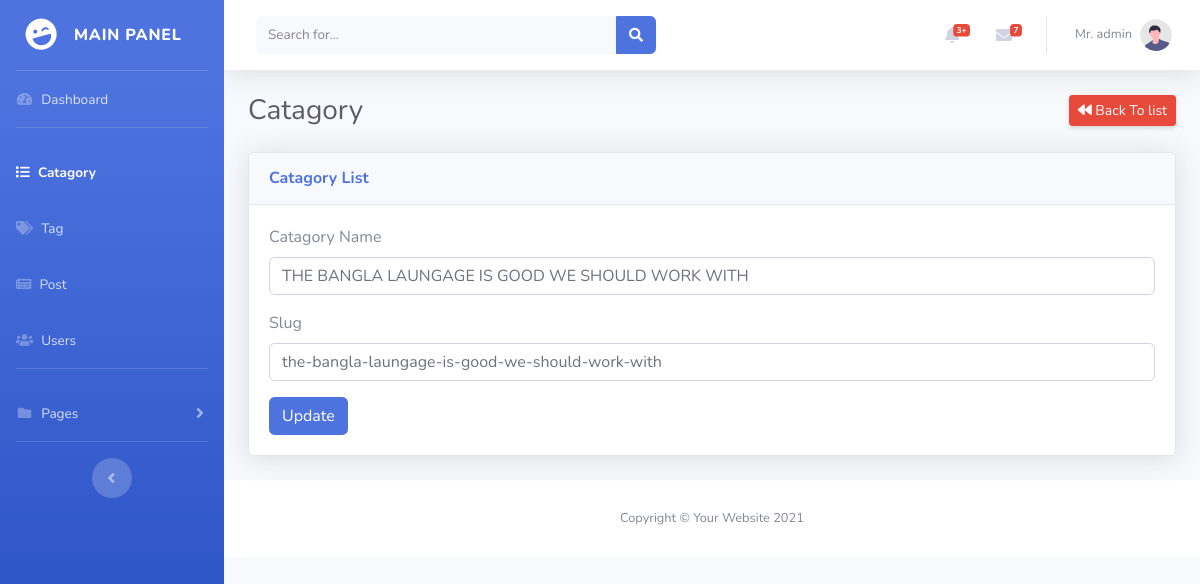
The page /admin/catagoryEdit.php?id=1 (signed in) on the database as committed earlier.
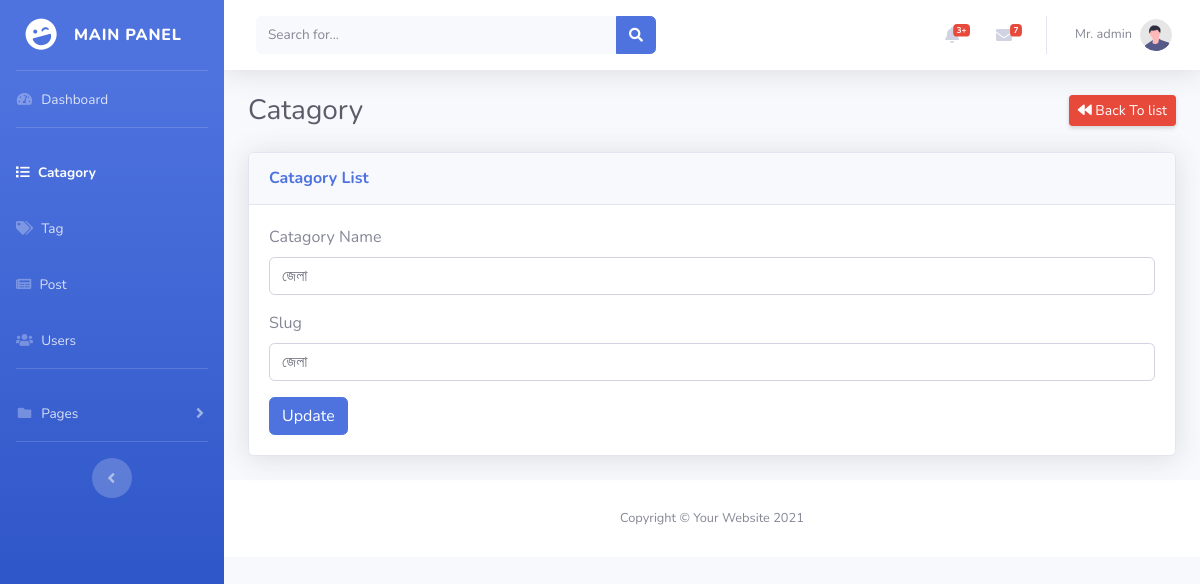
The same page on the database as committed later.
### tables this page shows
CREATE TABLE `catagory` (
  `id` bigint NOT NULL,
  `name` varchar(255) NOT NULL,
  `slug` varchar(255) NOT NULL
);

### admin/catagoryEdit.php (the view, shortened to what this page needs)
<?php
include "layout/head.php";
if (isset($_GET['id']) && !empty($_GET['id'])) {
    $id = trim($_GET['id']);
    $sql = "SELECT * FROM catagory WHERE id=:id";
    $stmp = $conn->prepare($sql);
    $stmp->bindparam(':id', $id, PDO::PARAM_INT);
    $stmp->execute();
    $result = $stmp->fetch(PDO::FETCH_OBJ);
}
?>
<div id="wrapper">
    <?php include "layout/sidebard.php"; ?>
    <div id="content-wrapper" class="d-flex flex-column">
        <div id="content">
            <?php include "layout/topbar.php"; ?>
            <div class="container-fluid">
                <div class="d-sm-flex align-items-center justify-content-between mb-4">
                    <h1 class="h3 mb-0 text-gray-800">Catagory</h1>
                    <a href="catagory.php" class="d-none d-sm-inline-block btn btn-sm btn-danger shadow-sm">
                        <i class="fas fa-backward text-white"></i> Back To list</a>
                </div>
                <div class="card shadow mb-4">
                    <div class="card-header py-3">
                        <h6 class="m-0 font-weight-bold text-primary">Catagory List</h6>
                    </div>
                    <div class="card-body">
                        <form action="<?php echo htmlspecialchars($_SERVER['PHP_SELF']) ?>" method="post">
                            <div class="form-group">
                                <label for="catagory_name">Catagory Name</label>
                                <input type="text" name="catagory_name" value="<?php echo $result->name ??'';?>" class="form-control" id="catagory_name">
                            </div>
                            <div class="form-group">
                                <label for="catagory_slug">Slug</label>
                                <input type="text" name="catagory_slug" value="<?php echo $result->slug ??'';?>" class="form-control" id="catagory_slug">
                            </div>
                            <button type="submit" class="btn btn-primary">Update</button>
                        </form>
                    </div>
                </div>
            </div>
            <?php
            include "layout/footer.php";
            ?>
            </body>
            </html>

Rows that differ between the two databases and show on the page:
changed catagory: catagory_name "THE BANGLA LAUNGAGE IS GOOD WE SHOULD WORK WITH" → "জেলা"; catagory_slug "the-bangla-laungage-is-good-we-should-work-with" → "জেলা"
